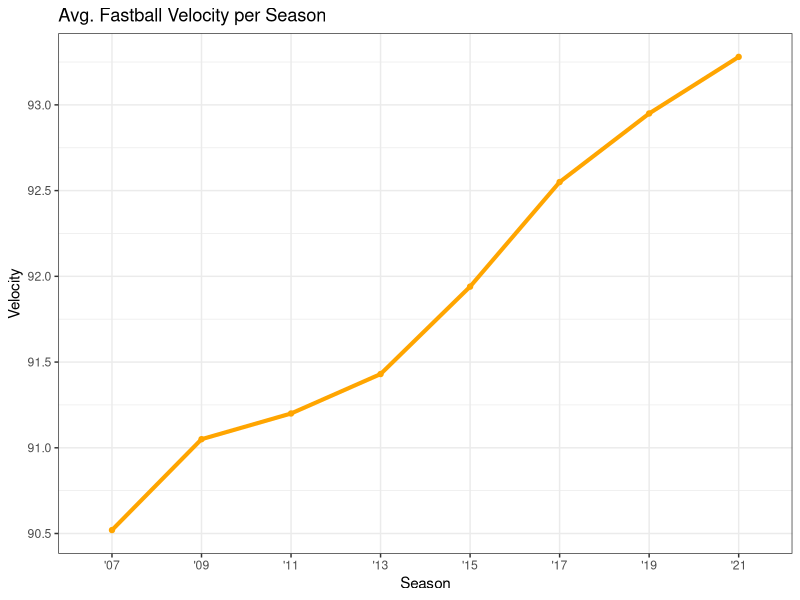

Write the R code that produced this figure.
## ---- chunk 1
knitr::opts_chunk$set(echo = TRUE)
library(tidyverse)
## ---- chunk 2
library(tidyverse)
library(knitr)
library(readxl)

fullstats <- read_excel("full_stats07-21.xlsx")

fb21 <- fullstats %>%
  filter(Season=="2021")
fb20 <- fullstats %>%
  filter(Season=="2020")
fb19 <- fullstats %>%
  filter(Season=="2019")
fb18 <- fullstats %>%
  filter(Season=="2018")
fb17 <- fullstats %>%
  filter(Season=="2017")
fb16 <- fullstats %>%
  filter(Season=="2016")
fb15 <- fullstats %>%
  filter(Season=="2015")
fb14 <- fullstats %>%
  filter(Season=="2014")
fb13 <- fullstats %>%
  filter(Season=="2013")
fb12 <- fullstats %>%
  filter(Season=="2012")
fb11 <- fullstats %>%
  filter(Season=="2011")
fb10 <- fullstats %>%
  filter(Season=="2010")
fb09<- fullstats %>%
  filter(Season=="2009")
fb08 <- fullstats %>%
  filter(Season=="2008")
fb07 <- fullstats %>%
  filter(Season=="2007")

mean <- round(c(mean(fb21$`velo`),mean(fb19$`velo`),mean(fb17$`velo`),
          mean(fb15$`velo`),mean(fb13$`velo`), mean(fb11$`velo`),
          mean(fb09$`velo`),mean(fb07$`velo`)),2)
season <- c("'21","'19","'17","'15","'13","'11","'09","'07")
mean_df <- data.frame(season,mean)

hbp_mean <- round(c(mean(fb21$HBP),mean(fb19$HBP),
                    mean(fb17$HBP),
                    mean(fb15$HBP),mean(fb13$HBP),
                    mean(fb11$HBP),
                    mean(fb09$HBP),mean(fb07$HBP)),2)
season <- c("'21","'19","'17","'15","'13","'11","'09","'07")
hpbmean_df <- data.frame(season, hbp_mean)

ggplot(mean_df, aes(season,mean, group=1))+
  geom_point(colour="orange")+geom_line(size=1.4, colour="orange")+
  xlab("Season")+ylab("Velocity")+
  ggtitle("Avg. Fastball Velocity per Season")+theme_bw()
